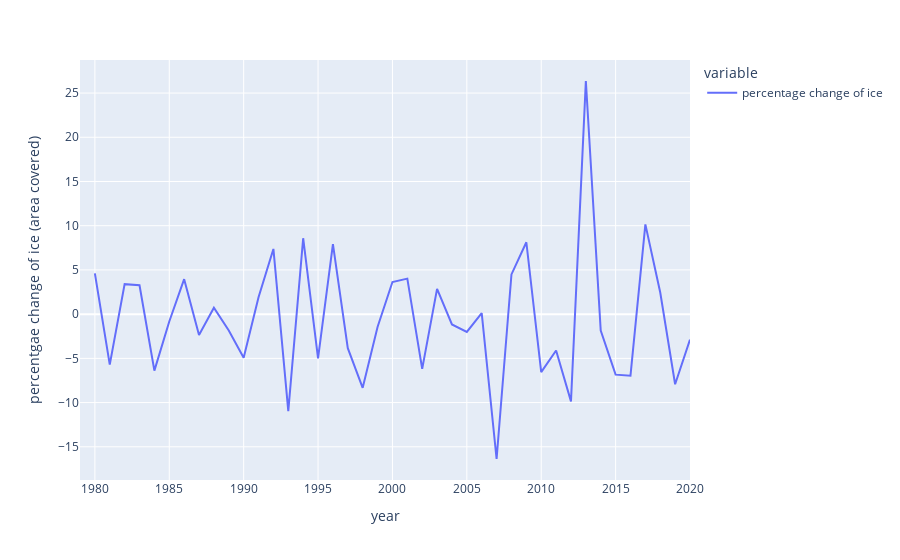

Notebook cell for this chart:
### Code cell
fig = px.line(df,x='year',y=['percentage change of ice'],labels={"value":"percentgae change of ice (area covered)"})
fig.show()

### Figure 1 — Plotly figure (JSON) as saved in the notebook; plotly's stock layout.template omitted (floating-point values rounded to 4 significant figures)
{"data": [{"hovertemplate": "variable=percentage change of ice<br>year=%{x}<br>percentgae change of ice (area covered)=%{y}<extra></extra>", "legendgroup": "percentage change of ice", "line": {"color": "#636efa", "dash": "solid"}, "mode": "lines", "name": "percentage change of ice", "orientation": "v", "showlegend": true, "type": "scatter", "x": [1979, 1980, 1981, 1982, 1983, 1984, 1985, 1986, 1987, 1988, 1989, 1990, 1991, 1992, 1993, 1994, 1995, 1996, 1997, 1998, 1999, 2000, 2001, 2002, 2003, 2004, 2005, 2006, 2007, 2008, 2009, 2010, 2011, 2012, 2013, 2014, 2015, 2016, 2017, 2018, 2019, 2020], "xaxis": "x", "y": [null, 4.61, -5.713, 3.392, 3.261, -6.388, -0.8311, 3.953, -2.353, 0.7182, -1.849, -4.92, 1.913, 7.372, -10.96, 8.586, -5.003, 7.927, -3.851, -8.328, -1.452, 3.633, 4.017, -6.194, 2.857, -1.166, -2.015, 0.1138, -16.38, 4.491, 8.13, -6.552, -4.114, -9.864, 26.36, -1.853, -6.839, -6.958, 10.15, 2.447, -7.928, -2.883], "yaxis": "y"}], "layout": {"legend": {"title": {"text": "variable"}, "tracegroupgap": 0}, "margin": {"t": 60}, "xaxis": {"anchor": "y", "domain": [0, 1], "title": {"text": "year"}}, "yaxis": {"anchor": "x", "domain": [0, 1], "title": {"text": "percentgae change of ice (area covered)"}}}}
